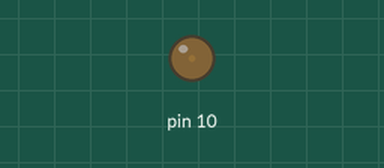
This sketch was run on a simulated Arduino Uno, built with avr-gcc and run on an emulated ATmega328P. Parts: output pins drawn as LEDs (lit = HIGH).

Above: at 0.05 s.
At 1.15 s:
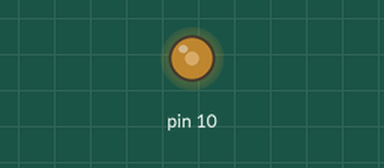
At 2.3 s:
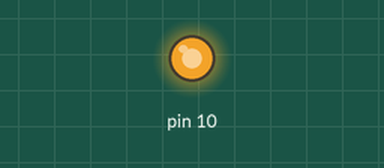
At 4.6 s:
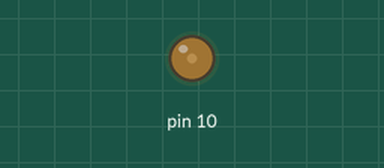
Timing chart, 0 to 6.7 s (numbered marks = the images above):
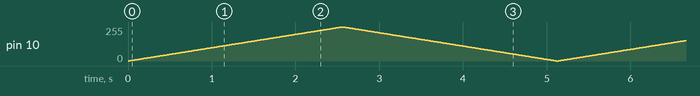

The sketch:

forloop.ino
```cpp
void setup()
{
}

void loop()
{
  for(int i = 0; i <= 255; i++)
  {
    analogWrite(10, i);
    delay(10);
  }
  for(int j = 255; j >= 0; j--)
  {
    analogWrite(10, j);
    delay(10);
  }
}
```
